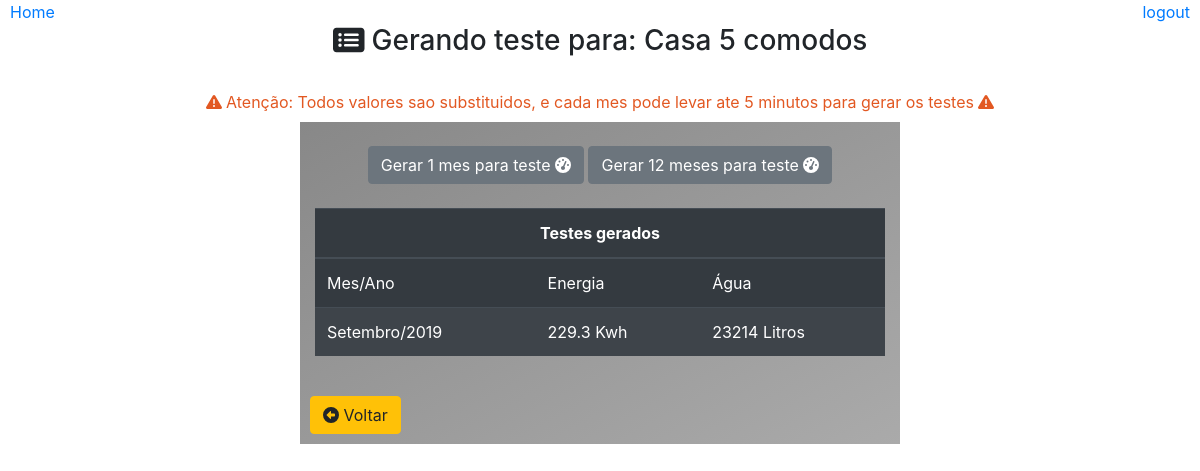
The page /gerar-testes/gerar/?id=1 on the database as committed earlier.
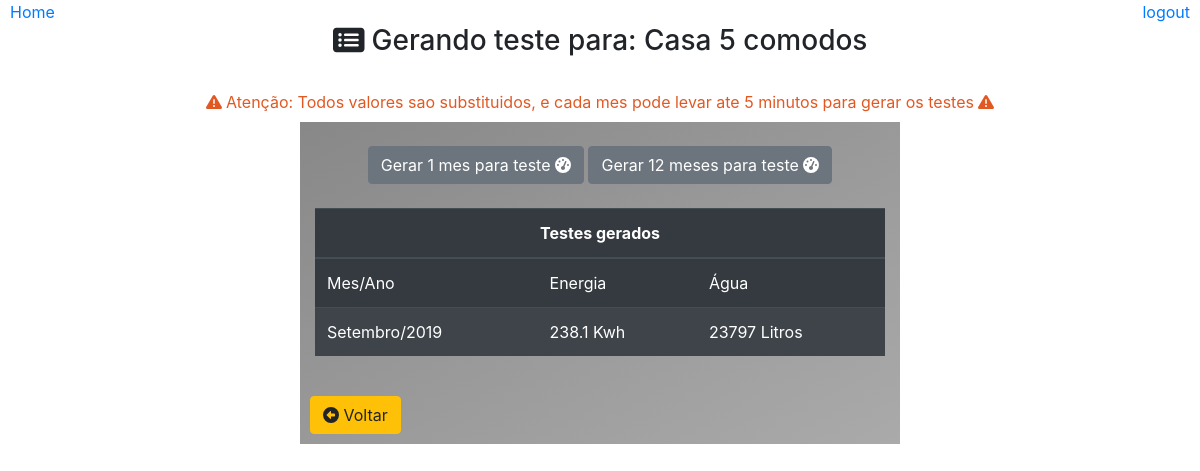
The same page on the database as committed later.
### core/models.py (models this page shows)
class ConsumoMes(models.Model):
    casa = models.ForeignKey(Casa,on_delete=models.CASCADE)
    mes = models.CharField(max_length=30)
    ano = models.IntegerField()
    agua = models.IntegerField(default=0)
    agua_semana = models.IntegerField(default=0)
    agua_feriado = models.IntegerField(default=0)
    energia = models.IntegerField(default=0)
    energia_semana = models.IntegerField(default=0)
    energia_feriado = models.IntegerField(default=0)
    class Meta:
        db_table = 'consumo_mes'

### core/pages/gerador_testes/views.py (the view)
# urls.py: path('gerar-testes/gerar/', gerarTeste.Gerar),
def Gerar(request):
    id = request.GET.get('id')
    if id:
        casa = Casa.objects.get(id=id)
        meses = ConsumoMes.objects.filter(casa=casa)
        for mes in meses:
            mes.energia = round((mes.energia/1000), 1)
    dados = {
        'titulo':'Gerar teste',
        'casa':casa,
        'meses': meses
    }
    return render(request, 'gerador_testes/gerar.html',dados)

### templates/gerador_testes/gerar.html
{% extends "model-page.html" %}
{% block content %}
    <div align='center'>
        <br>
        <h3><i class="fas fa-list-alt"></i> Gerando teste para: {{casa.nome}}</h3><br>
        <label style="color: #e25822">
            <i class="fas fa-exclamation-triangle"></i>
            Atenção: Todos valores sao substituidos, e cada mes pode levar ate 5 minutos para gerar os testes
            <i class="fas fa-exclamation-triangle"></i>
        </label>
        <div class="col col-6 col-sm-6 col-md-4 col-lg-6 col-xs-4 container box-gray">
            <br>
            <a type="button" class="btn btn-secondary" href="/gerar-testes/gerar/mes/?id={{casa.id}}">
                Gerar 1 mes para teste
                <i class="fas fa-tachometer-alt"></i>
            </a>
            <a type="button" class="btn btn-secondary" href="/gerar-testes/gerar/ano/?id={{casa.id}}">
                Gerar 12 meses para teste
                <i class="fas fa-tachometer-alt"></i>
            </a>
            <br><br>
            {% if meses %}
            <table class="table table-striped table-dark">
                <thead>
                    <tr align="center">
                        <th colspan="5">Testes gerados</th>
                    </tr>
                    <tr>
                        <td>
                            Mes/Ano
                        </td>
                        <td>
                            Energia
                        </td>
                        <td>
                            Água
                        </td>
                    </tr>
                    </thead>
                {% for item in meses %}
                    <tr>
                        <td>
                            {{item.mes}}/{{item.ano}}
                        </td>
                        <td>
                            {{item.energia}} Kwh
                        </td>
                        <td>
                            {{item.agua}} Litros
                        </td>
                    </tr>
                {% endfor %}
            </table>
            {% else %}
                <label> Nenhum dado de teste gerado</label>
            {% endif %}
            <br>
            <a type="button" class="btn btn-warning"style="position: absolute; left: 10px;" href="/gerar-testes/casas/">
                <i class='fas fa-arrow-alt-circle-left'></i> Voltar
            </a>
            <br><br>
        </div>
    </div>
{% endblock %}

Rows that differ between the two databases and show on the page:
changed ConsumoMes "Setembro": energia "229.3" → "238.1"; agua "23214" → "23797"
